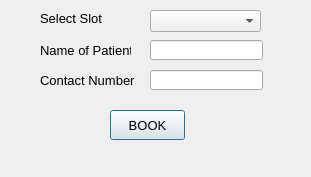
<?xml version="1.0" encoding="UTF-8"?>
<ui version="4.0">
 <class>Booking</class>
 <widget class="QDialog" name="Booking">
  <property name="windowModality">
   <enum>Qt::WindowModal</enum>
  </property>
  <property name="geometry">
   <rect>
    <x>0</x>
    <y>0</y>
    <width>311</width>
    <height>177</height>
   </rect>
  </property>
  <property name="windowTitle">
   <string>Booking</string>
  </property>
  <widget class="QLabel" name="label">
   <property name="geometry">
    <rect>
     <x>40</x>
     <y>10</y>
     <width>91</width>
     <height>16</height>
    </rect>
   </property>
   <property name="font">
    <font>
     <pointsize>10</pointsize>
    </font>
   </property>
   <property name="text">
    <string>Select Slot</string>
   </property>
  </widget>
  <widget class="QComboBox" name="cmbSlot">
   <property name="geometry">
    <rect>
     <x>150</x>
     <y>10</y>
     <width>111</width>
     <height>22</height>
    </rect>
   </property>
   <property name="font">
    <font>
     <pointsize>10</pointsize>
    </font>
   </property>
  </widget>
  <widget class="QLineEdit" name="txtName">
   <property name="geometry">
    <rect>
     <x>150</x>
     <y>40</y>
     <width>113</width>
     <height>20</height>
    </rect>
   </property>
   <property name="font">
    <font>
     <pointsize>10</pointsize>
    </font>
   </property>
  </widget>
  <widget class="QLabel" name="label_2">
   <property name="geometry">
    <rect>
     <x>40</x>
     <y>40</y>
     <width>91</width>
     <height>21</height>
    </rect>
   </property>
   <property name="font">
    <font>
     <pointsize>10</pointsize>
    </font>
   </property>
   <property name="text">
    <string>Name of Patient</string>
   </property>
  </widget>
  <widget class="QPushButton" name="btnBook">
   <property name="geometry">
    <rect>
     <x>110</x>
     <y>110</y>
     <width>75</width>
     <height>30</height>
    </rect>
   </property>
   <property name="font">
    <font>
     <pointsize>10</pointsize>
    </font>
   </property>
   <property name="text">
    <string>BOOK</string>
   </property>
  </widget>
  <widget class="QLabel" name="label_3">
   <property name="geometry">
    <rect>
     <x>40</x>
     <y>70</y>
     <width>101</width>
     <height>21</height>
    </rect>
   </property>
   <property name="font">
    <font>
     <pointsize>10</pointsize>
    </font>
   </property>
   <property name="text">
    <string>Contact Number</string>
   </property>
  </widget>
  <widget class="QLineEdit" name="txtContactNo">
   <property name="geometry">
    <rect>
     <x>150</x>
     <y>70</y>
     <width>113</width>
     <height>20</height>
    </rect>
   </property>
   <property name="font">
    <font>
     <pointsize>10</pointsize>
    </font>
   </property>
  </widget>
  <widget class="QLabel" name="lblInfo">
   <property name="geometry">
    <rect>
     <x>30</x>
     <y>150</y>
     <width>261</width>
     <height>20</height>
    </rect>
   </property>
   <property name="text">
    <string/>
   </property>
  </widget>
 </widget>
 <resources/>
 <connections/>
</ui>
